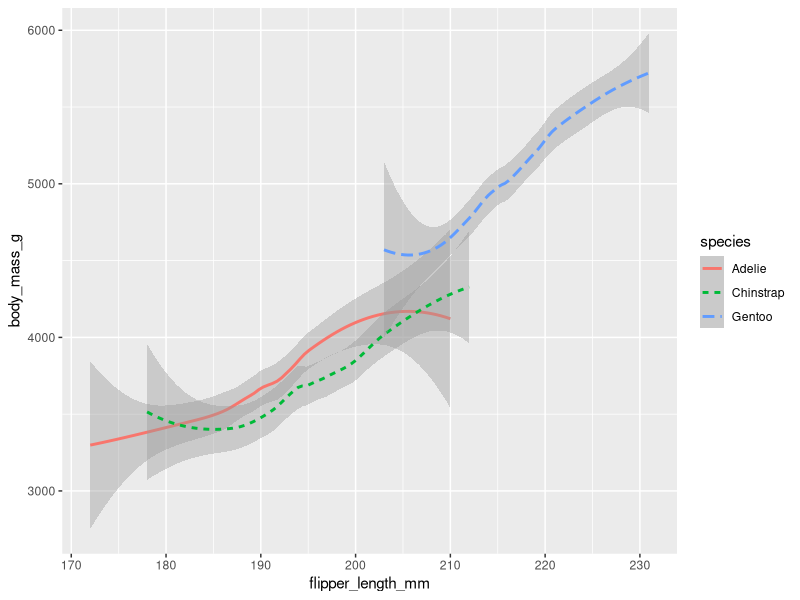
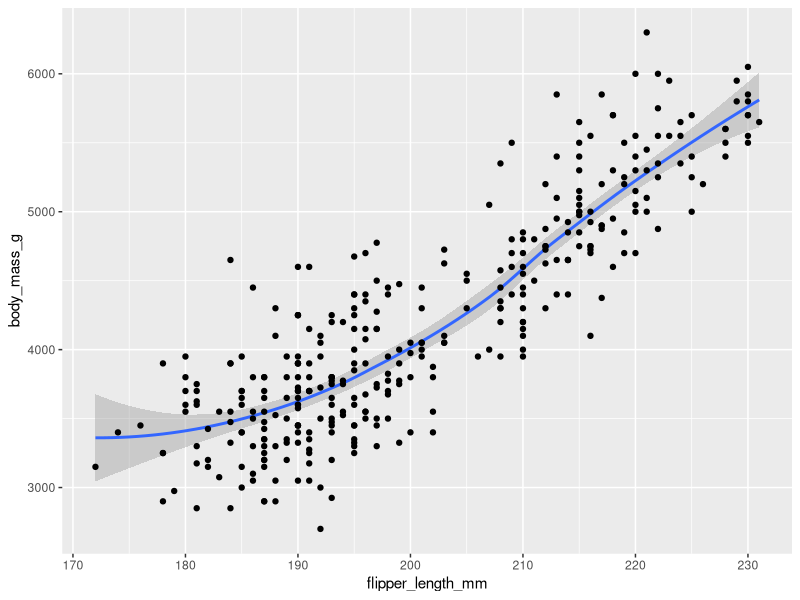
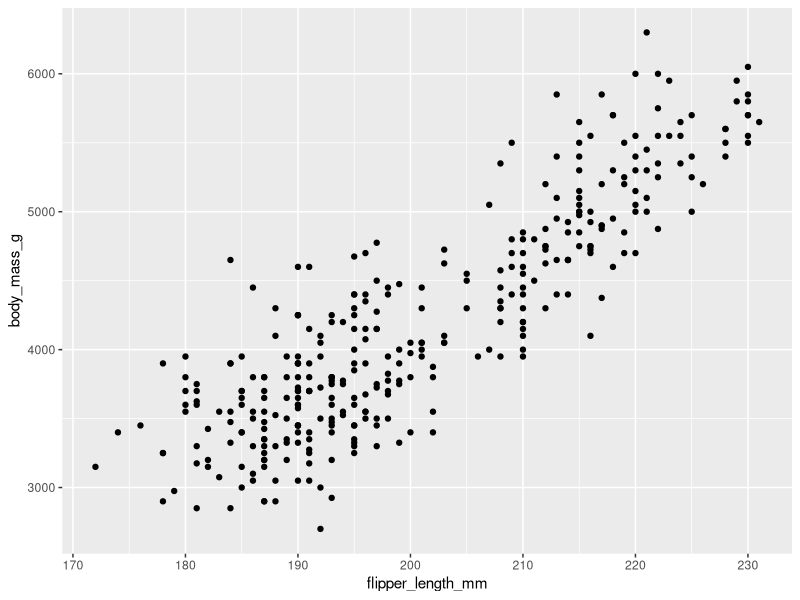
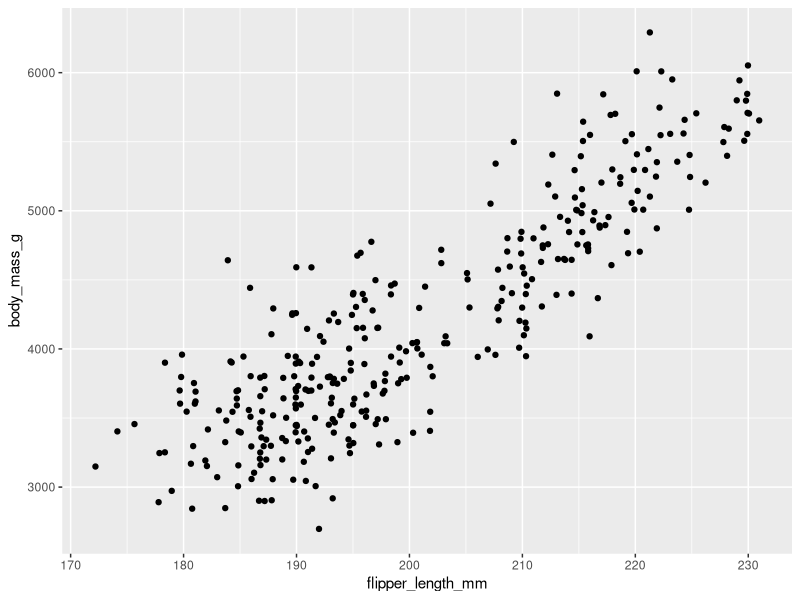
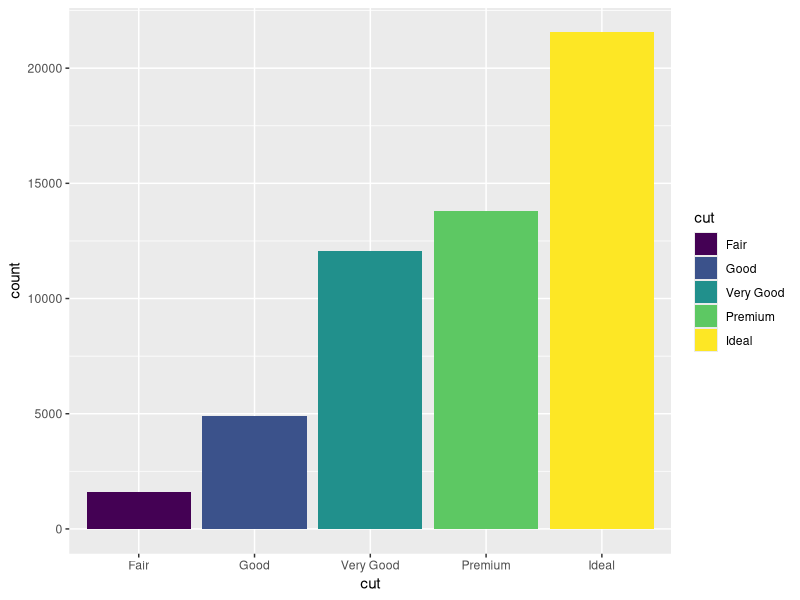
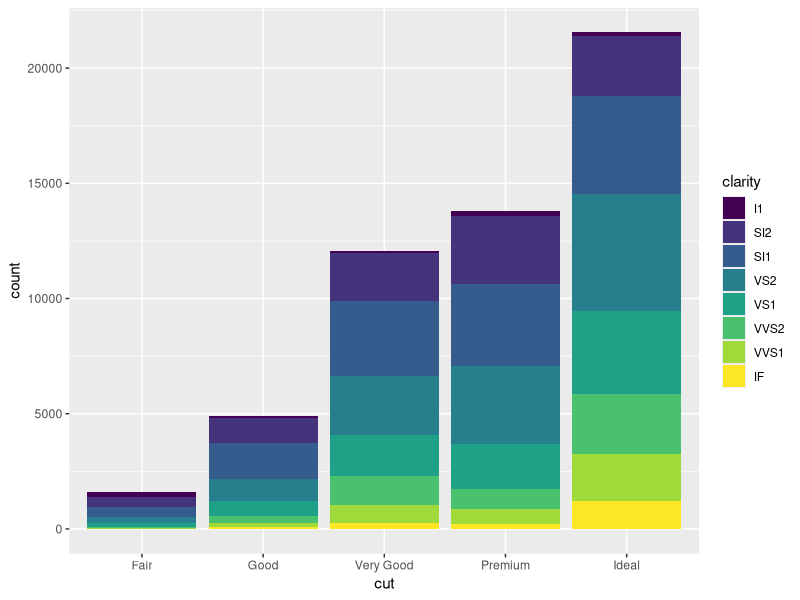

R code for these plots, in order:
#ggplot2_Part3

library(ggplot2)
library(palmerpenguins)

#We can have different geom´s like:
#geom_point
#geom_bar
#geom_line

ggplot(data=penguins) + geom_smooth(mapping = aes(x=flipper_length_mm, y=body_mass_g, linetype=species, color =species))

# geom_smooth draws one line showing the tendency. Useful to show trends in our data
# linetype for differ the different types of penguins
#we can combine geom functions like in the example below:

ggplot(data=penguins) + 
  geom_smooth(mapping = aes(x=flipper_length_mm, y=body_mass_g)) +
  geom_point(mapping = aes(x=flipper_length_mm, y=body_mass_g))

#Here we have the the scatterplot and the line geom´s combine.                

ggplot(data=penguins) + geom_point(mapping = aes(x=flipper_length_mm, y=body_mass_g))
ggplot(data=penguins) + geom_jitter(mapping = aes(x=flipper_length_mm, y=body_mass_g))

#t adds a small amount of random variation to the location of each point, and is 
# a useful way of handling overplotting caused by discreteness in smaller datasets

ggplot(data=diamonds) + geom_bar(mapping = aes(x=cut, fill=cut))
ggplot(data=diamonds) + geom_bar(mapping = aes(x=cut, fill=clarity))


#geom_bar creates bar in this specific case in the x-axis. the fill aes component
# fill with colors dependeding on variable that you you want to evalute